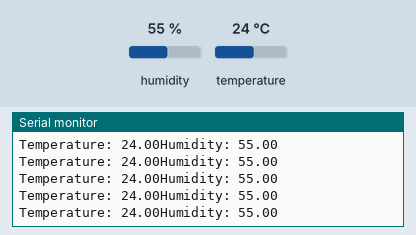
This sketch was run on a simulated Arduino Uno, built with avr-gcc and run on an emulated ATmega328P. Shown: the last lines printed to the serial monitor. Inputs (shaded band) come from the test bench; at power-on: humidity 55 %, temperature 24 °C.

Above: at 2.8 s.
2.9 s: humidity set to 22 %
8.9 s: temperature set to 12 °C
At 9.9 s:
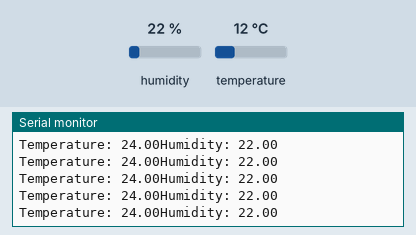
11.6 s: humidity set to 40 %
At 12.2 s:
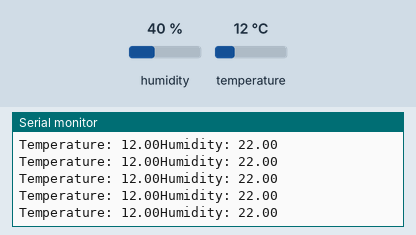
Timing chart, 0 to 14.6 s (numbered marks = the images above; inputs shaded):
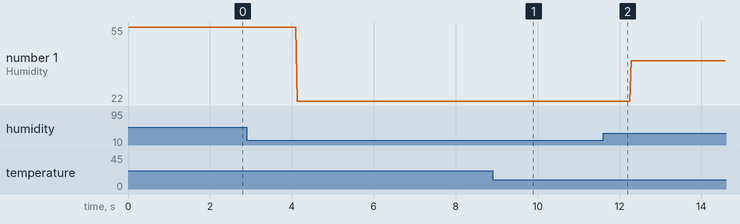

Measured:
- plotted number 1: 55 → 22 after the input at 2.9 s, 22 → 40 after the input at 11.6 s

The sketch:

Device-mqtt.ino
```cpp
#include <DHT.h>
#define DHT_pin 4
#define DHT_type DHT11

float T;
float H;
DHT my_dht(DHT_pin, DHT_type);

void setup() {
  // put your setup code here, to run once:
Serial.begin(9600);
my_dht.begin();

}

void loop() {
  // put your main code here, to run repeatedly:
T = my_dht.readTemperature();
Serial.print("Temperature: ");
Serial.print(T);

H = my_dht.readHumidity();
Serial.print("Humidity: ");
Serial.println(H);

}
```
